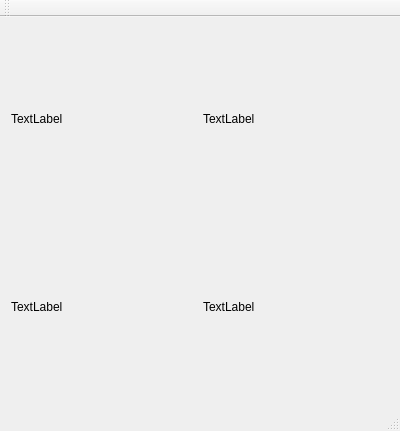
<?xml version="1.0" encoding="UTF-8"?>
<ui version="4.0">
 <class>MainWindow</class>
 <widget class="QMainWindow" name="MainWindow">
  <property name="geometry">
   <rect>
    <x>0</x>
    <y>0</y>
    <width>400</width>
    <height>431</height>
   </rect>
  </property>
  <property name="windowTitle">
   <string>MainWindow</string>
  </property>
  <widget class="QWidget" name="centralWidget">
   <layout class="QGridLayout" name="gridLayout">
    <item row="0" column="0">
     <widget class="QLabel" name="label_3">
      <property name="text">
       <string>TextLabel</string>
      </property>
     </widget>
    </item>
    <item row="0" column="1">
     <widget class="QLabel" name="label_2">
      <property name="text">
       <string>TextLabel</string>
      </property>
     </widget>
    </item>
    <item row="1" column="0">
     <widget class="QLabel" name="label">
      <property name="text">
       <string>TextLabel</string>
      </property>
     </widget>
    </item>
    <item row="1" column="1">
     <widget class="QLabel" name="label_4">
      <property name="text">
       <string>TextLabel</string>
      </property>
     </widget>
    </item>
   </layout>
  </widget>
  <widget class="QMenuBar" name="menuBar">
   <property name="geometry">
    <rect>
     <x>0</x>
     <y>0</y>
     <width>400</width>
     <height>21</height>
    </rect>
   </property>
  </widget>
  <widget class="QToolBar" name="mainToolBar">
   <attribute name="toolBarArea">
    <enum>TopToolBarArea</enum>
   </attribute>
   <attribute name="toolBarBreak">
    <bool>false</bool>
   </attribute>
  </widget>
  <widget class="QStatusBar" name="statusBar"/>
 </widget>
 <layoutdefault spacing="6" margin="11"/>
 <resources/>
 <connections/>
</ui>
